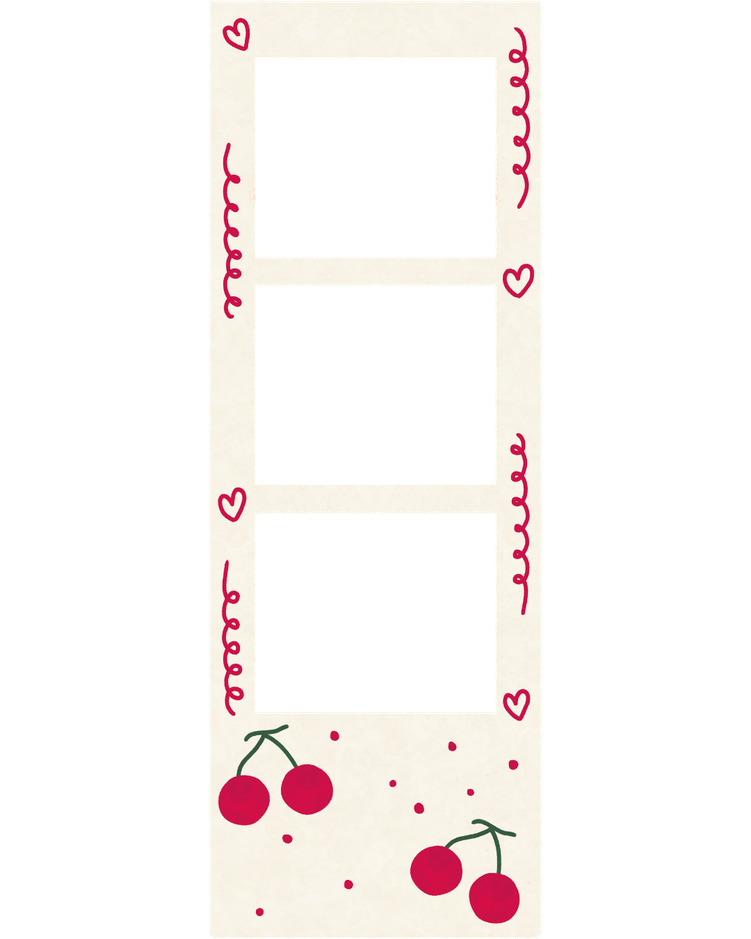
#> input picture you! (1).png, 751 x 939 px, shrunk from 1080 x 1350 before the run; its folder holds only this picture in this run
$ python extract_all.py
#> lines starting #> are read from the running program, lines starting #| are printed output that depends on the picture; after the words box and inside, x2 and y2 are one past the last pixel; in counts of white or black regions, pixels touching at a corner belong together
import os
import json
from PIL import Image
import numpy as np

def extract_slots(filename):
#> called with filename = 'you! (1).png'
    try:
        img = Image.open(filename).convert('RGBA')
#> img is the input picture: PIL image 751x939 RGBA; mean R, G, B, A 60.3, 55.3, 53.6, 60.5
        data = np.array(img)
        alpha = data[:, :, 3]
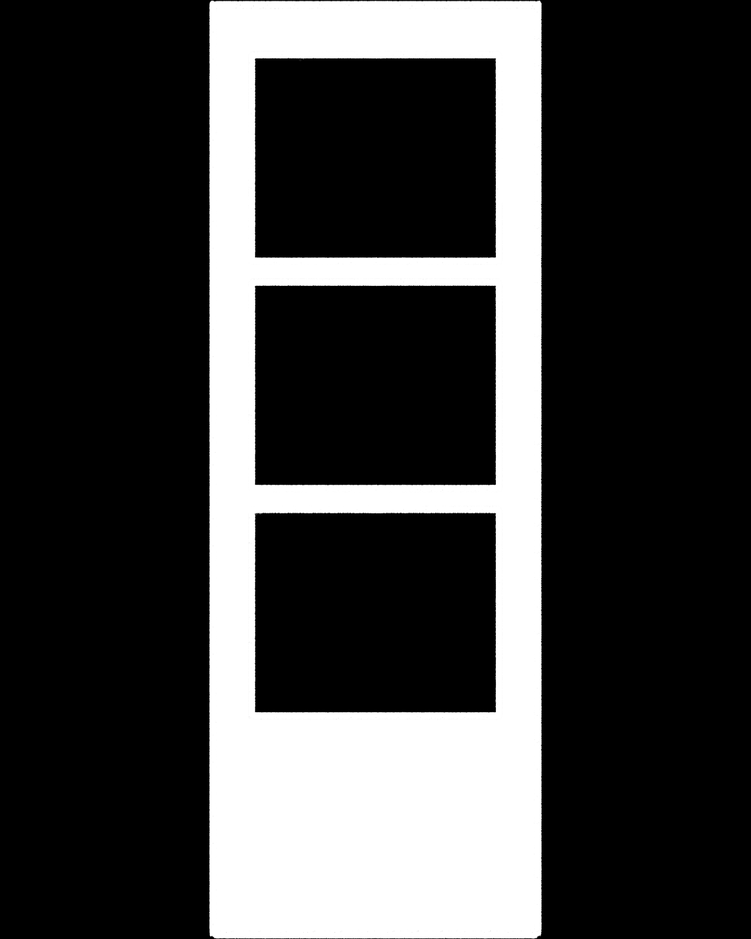
#> alpha: shape (939, 751); min 0, max 255, mean 60.5

        # Find the bounding box of the opaque frame
        y_opaque, x_opaque = np.where(alpha > 200)
        if len(y_opaque) == 0:
            return {"slots": []}

        min_x, max_x = np.min(x_opaque), np.max(x_opaque)
#> min_x = 210; max_x = 540
        min_y, max_y = np.min(y_opaque), np.max(y_opaque)
#> min_y = 1; max_y = 937

        # Instead of just rows, let's find connected components of transparent pixels inside the frame
        # We will look for pixels with alpha < 50
        mask = (alpha < 50).astype(np.uint8)
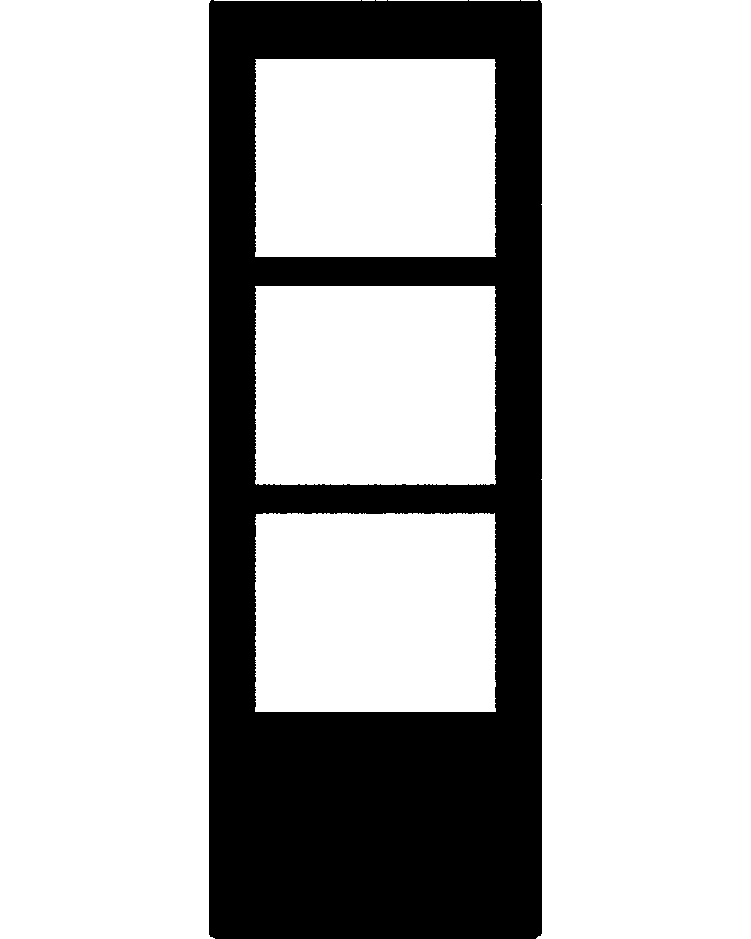
#> mask: shape (939, 751); values 0 (black) and 1 (white), 75.9% white; 1 black region, box (x1, y1, x2, y2) and area: (209, 0, 542, 939) 169639

        # Crop mask to the frame
        frame_mask = mask[min_y:max_y+1, min_x:max_x+1]
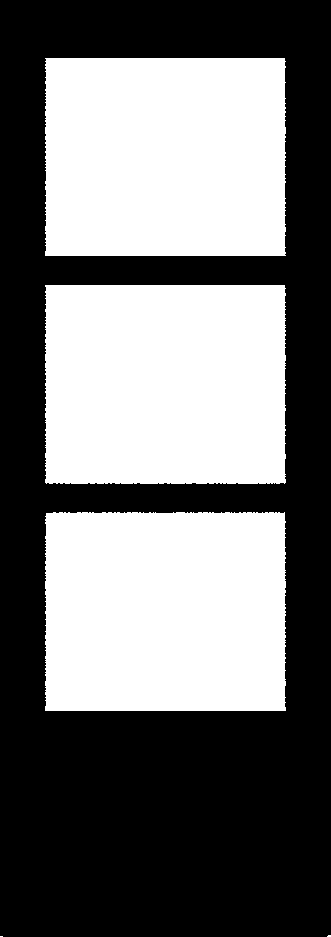
#> frame_mask: shape (937, 331); values 0 (black) and 1 (white), 46% white; 5 white regions (2 under 20 px), largest, box (x1, y1, x2, y2) and area: (45, 285, 286, 484) 47647, (45, 512, 286, 711) 47588, (45, 58, 286, 256) 47455

        # Custom BFS for connected components
        h_frame, w_frame = frame_mask.shape
#> h_frame = 937; w_frame = 331
        visited = np.zeros((h_frame, w_frame), dtype=bool)
        slots = []

        for r in range(h_frame):
            for c in range(w_frame):
                if frame_mask[r, c] == 1 and not visited[r, c]:
                    # Start BFS
                    queue = [(r, c)]
                    visited[r, c] = True
                    min_r, max_r = r, r
                    min_c, max_c = c, c

                    while queue:
                        curr_r, curr_c = queue.pop(0)
                        for dr, dc in [(-1,0), (1,0), (0,-1), (0,1)]:
                            nr, nc = curr_r + dr, curr_c + dc
                            if 0 <= nr < h_frame and 0 <= nc < w_frame:
                                if frame_mask[nr, nc] == 1 and not visited[nr, nc]:
                                    visited[nr, nc] = True
                                    queue.append((nr, nc))
                                    min_r = min(min_r, nr)
                                    max_r = max(max_r, nr)
                                    min_c = min(min_c, nc)
                                    max_c = max(max_c, nc)

                    w = max_c - min_c + 1
                    h = max_r - min_r + 1

                    # Filter out tiny artifacts
                    if w > 100 and h > 100:
                        slots.append({
                            "x": int(min_x + min_c),
                            "y": int(min_y + min_r),
                            "width": int(w),
                            "height": int(h)
                        })
#> after the loop, slots = 3 items

        # Sort slots from top to bottom, then left to right
        slots.sort(key=lambda s: (s['y'], s['x']))
        return {"slots": slots}
    except Exception as e:
        print(f"Error processing {filename}: {e}")
        return {"slots": []}

def main():
    template_config = {}
    for i in range(1, 22):
        filename = f"you! ({i}).png"
        if os.path.exists(filename):
            config = extract_slots(filename)
#> config = 1 item
            template_config[filename] = config

    with open('template_config.json', 'w') as f:
        json.dump(template_config, f, indent=4)
    print("Done generating template_config.json")

if __name__ == "__main__":
    main()
